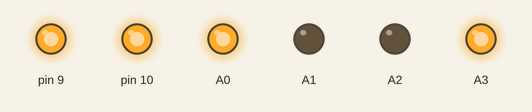
Recording of a sketch running on a simulated Arduino Uno, built with avr-gcc and run on an emulated ATmega328P. On the bench: output pins drawn as LEDs (lit = HIGH).

Above: at 0.1 s.
At 5.1 s:
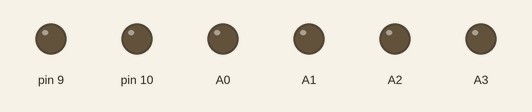
Timing chart, 0 to 6.6 s (numbered marks = the images above):
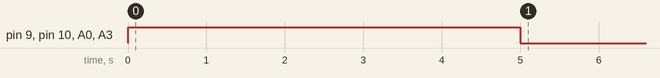

The sketch:

BackMotorsTest.ino
```cpp
// Back motors: both rear wheels forward for RUN_MS from power-up, then stop. Nothing else.
//
// Back L298N: channel B drives back-left, channel A drives back-right (its outputs are wired swapped).

#include <Arduino.h>


// %% Config
constexpr uint32_t RUN_MS = 5000;


// %% Motors
struct Motor {
    uint8_t en;       // PWM speed pin
    uint8_t in1;      // direction pins
    uint8_t in2;
    bool    invert;   // flip if the motor spins the wrong way
};

const Motor BACK_LEFT  = {10, A2, A3, true};
const Motor BACK_RIGHT = {9,  A0, A1, false};


// %% Helpers
void setMotor(const Motor& m, int speed) {
    if (m.invert) speed = -speed;
    digitalWrite(m.in1, speed > 0 ? HIGH : LOW);
    digitalWrite(m.in2, speed < 0 ? HIGH : LOW);
    analogWrite(m.en, abs(speed));
}


// %% Setup
void setup() {
    const Motor* motors[] = {&BACK_LEFT, &BACK_RIGHT};
    for (const Motor* m : motors) {
        pinMode(m->en,  OUTPUT);
        pinMode(m->in1, OUTPUT);
        pinMode(m->in2, OUTPUT);
    }
    setMotor(BACK_LEFT,  255);
    setMotor(BACK_RIGHT, 255);
    delay(RUN_MS);
    setMotor(BACK_LEFT,  0);
    setMotor(BACK_RIGHT, 0);
}


// %% Loop
void loop() {}
```
